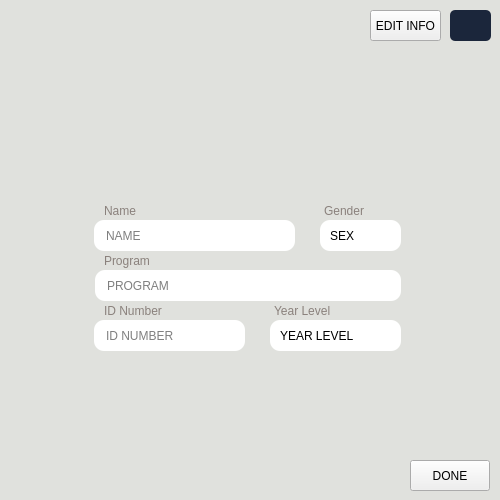
<?xml version="1.0" encoding="UTF-8"?>
<ui version="4.0">
 <class>addDialog</class>
 <widget class="QDialog" name="addDialog">
  <property name="geometry">
   <rect>
    <x>0</x>
    <y>0</y>
    <width>500</width>
    <height>500</height>
   </rect>
  </property>
  <property name="windowTitle">
   <string>Dialog</string>
  </property>
  <property name="styleSheet">
   <string notr="true">#addDialog{
background-color: #e0e1dd
}

#name, #course, #idnum {
padding-left: 10px;
padding-right: 10px;
border-radius: 10px;
}

#yrlvlbox, #genderBox{
   border-radius: 10px;
   padding-left: 10px;
   padding-right: 10px;
  
} 

QComboBox::drop-down { 
background-color: transparent; }

#label, #label_2, #label_4, #label_5, #label_6 {
color: #8a817c;
}</string>
  </property>
  <widget class="QLineEdit" name="idnum">
   <property name="geometry">
    <rect>
     <x>94</x>
     <y>320</y>
     <width>151</width>
     <height>31</height>
    </rect>
   </property>
   <property name="text">
    <string/>
   </property>
   <property name="placeholderText">
    <string>ID NUMBER</string>
   </property>
  </widget>
  <widget class="QLineEdit" name="course">
   <property name="geometry">
    <rect>
     <x>95</x>
     <y>270</y>
     <width>306</width>
     <height>31</height>
    </rect>
   </property>
   <property name="text">
    <string/>
   </property>
   <property name="placeholderText">
    <string>PROGRAM</string>
   </property>
  </widget>
  <widget class="QLabel" name="label_3">
   <property name="geometry">
    <rect>
     <x>180</x>
     <y>60</y>
     <width>135</width>
     <height>135</height>
    </rect>
   </property>
   <property name="text">
    <string/>
   </property>
   <property name="pixmap">
    <pixmap resource="img.qrc">:/Downloads/profile.png</pixmap>
   </property>
   <property name="scaledContents">
    <bool>true</bool>
   </property>
  </widget>
  <widget class="QComboBox" name="genderBox">
   <property name="geometry">
    <rect>
     <x>320</x>
     <y>220</y>
     <width>81</width>
     <height>31</height>
    </rect>
   </property>
   <property name="placeholderText">
    <string>SEX</string>
   </property>
   <item>
    <property name="text">
     <string>MALE</string>
    </property>
   </item>
   <item>
    <property name="text">
     <string>FEMALE</string>
    </property>
   </item>
  </widget>
  <widget class="QLineEdit" name="name">
   <property name="geometry">
    <rect>
     <x>94</x>
     <y>220</y>
     <width>201</width>
     <height>31</height>
    </rect>
   </property>
   <property name="text">
    <string/>
   </property>
   <property name="placeholderText">
    <string>NAME</string>
   </property>
  </widget>
  <widget class="QComboBox" name="yrlvlbox">
   <property name="geometry">
    <rect>
     <x>270</x>
     <y>320</y>
     <width>131</width>
     <height>31</height>
    </rect>
   </property>
   <property name="placeholderText">
    <string>YEAR LEVEL</string>
   </property>
   <item>
    <property name="text">
     <string>1ST YEAR</string>
    </property>
   </item>
   <item>
    <property name="text">
     <string>2ND YEAR</string>
    </property>
   </item>
   <item>
    <property name="text">
     <string>3RD YEAR</string>
    </property>
   </item>
   <item>
    <property name="text">
     <string>4TH YEAR</string>
    </property>
   </item>
   <item>
    <property name="text">
     <string>5TH YEAR</string>
    </property>
   </item>
   <item>
    <property name="text">
     <string>6TH YEAR</string>
    </property>
   </item>
  </widget>
  <widget class="QLabel" name="label">
   <property name="geometry">
    <rect>
     <x>104</x>
     <y>203</y>
     <width>49</width>
     <height>16</height>
    </rect>
   </property>
   <property name="text">
    <string>Name</string>
   </property>
  </widget>
  <widget class="QLabel" name="label_2">
   <property name="geometry">
    <rect>
     <x>104</x>
     <y>253</y>
     <width>49</width>
     <height>16</height>
    </rect>
   </property>
   <property name="text">
    <string>Program</string>
   </property>
  </widget>
  <widget class="QLabel" name="label_4">
   <property name="geometry">
    <rect>
     <x>104</x>
     <y>303</y>
     <width>71</width>
     <height>16</height>
    </rect>
   </property>
   <property name="text">
    <string>ID Number</string>
   </property>
  </widget>
  <widget class="QLabel" name="label_5">
   <property name="geometry">
    <rect>
     <x>274</x>
     <y>303</y>
     <width>71</width>
     <height>16</height>
    </rect>
   </property>
   <property name="text">
    <string>Year Level</string>
   </property>
  </widget>
  <widget class="QLabel" name="label_6">
   <property name="geometry">
    <rect>
     <x>324</x>
     <y>203</y>
     <width>71</width>
     <height>16</height>
    </rect>
   </property>
   <property name="text">
    <string>Gender</string>
   </property>
  </widget>
  <widget class="QPushButton" name="deletebutton">
   <property name="geometry">
    <rect>
     <x>450</x>
     <y>10</y>
     <width>41</width>
     <height>31</height>
    </rect>
   </property>
   <property name="styleSheet">
    <string notr="true">#deletebutton{
background-color: #1b263b;
border-radius: 5px;
}</string>
   </property>
   <property name="text">
    <string/>
   </property>
   <property name="icon">
    <iconset resource="img.qrc">
     <normaloff>:/Downloads/icons8-trash-96.png</normaloff>:/Downloads/icons8-trash-96.png</iconset>
   </property>
   <property name="iconSize">
    <size>
     <width>19</width>
     <height>19</height>
    </size>
   </property>
  </widget>
  <widget class="QPushButton" name="editbtn">
   <property name="geometry">
    <rect>
     <x>370</x>
     <y>10</y>
     <width>71</width>
     <height>31</height>
    </rect>
   </property>
   <property name="text">
    <string>EDIT INFO</string>
   </property>
  </widget>
  <widget class="QPushButton" name="done">
   <property name="geometry">
    <rect>
     <x>410</x>
     <y>460</y>
     <width>80</width>
     <height>31</height>
    </rect>
   </property>
   <property name="text">
    <string>DONE</string>
   </property>
  </widget>
 </widget>
 <resources>
  <include location="img.qrc"/>
 </resources>
 <connections/>
</ui>
